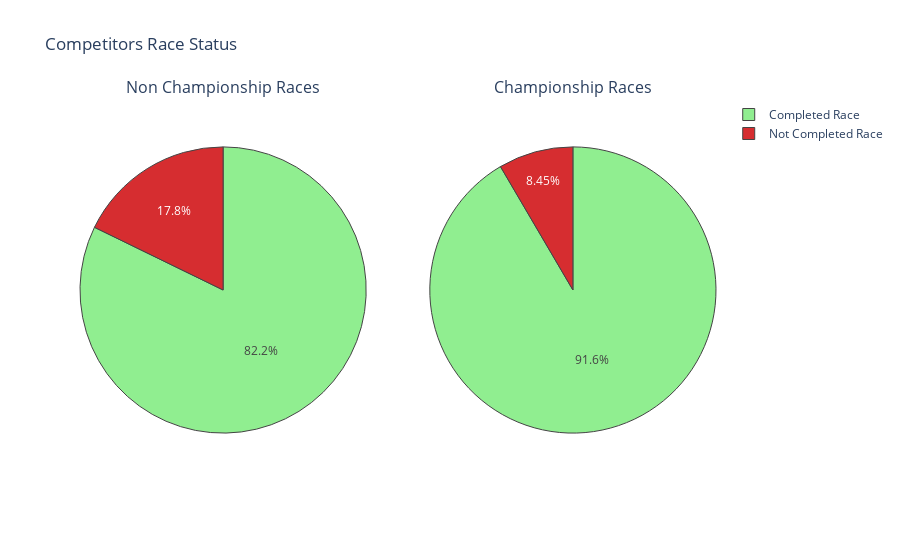

Notebook source saved alongside this figure:
### Code cell
# create pieTemplates
pieNonChampionship = PieTemplate(
    ["Completed Race", "Not Completed Race"],
    [len(finishedNonChampion), len(notFinishedNonChampion)],
    ["lightgreen", "#D62D30"],
    1,
    1,
)
pieChampionship = PieTemplate(
    ["Completed Race", "Not Completed Race"],
    [len(finishedChampion), len(notFinishedChampion)],
    ["lightgreen", "#D62D30"],
    1,
    2,
)

# pass template to pieMaker
raceCompletePie = pieMaker(
    [pieNonChampionship, pieChampionship],
    "Competitors Race Status",
    1,
    2,
    ["Non Championship Races", "Championship Races"],
)

iplot(raceCompletePie)

### Figure 1 — Plotly figure (JSON) as saved in the notebook; plotly's stock layout.template omitted (floating-point values rounded to 4 significant figures)
{"data": [{"domain": {"x": [0, 0.45], "y": [0, 1]}, "hoverinfo": "label+value", "labels": ["Completed Race", "Not Completed Race"], "marker": {"colors": ["lightgreen", "#D62D30"], "line": {"width": 1}}, "type": "pie", "values": [335426, 72544]}, {"domain": {"x": [0.55, 1], "y": [0, 1]}, "hoverinfo": "label+value", "labels": ["Completed Race", "Not Completed Race"], "marker": {"colors": ["lightgreen", "#D62D30"], "line": {"width": 1}}, "type": "pie", "values": [22883, 2111]}], "layout": {"annotations": [{"font": {"size": 16}, "showarrow": false, "text": "Non Championship Races", "x": 0.225, "xanchor": "center", "xref": "paper", "y": 1, "yanchor": "bottom", "yref": "paper"}, {"font": {"size": 16}, "showarrow": false, "text": "Championship Races", "x": 0.775, "xanchor": "center", "xref": "paper", "y": 1, "yanchor": "bottom", "yref": "paper"}], "title": {"text": "Competitors Race Status"}}}
